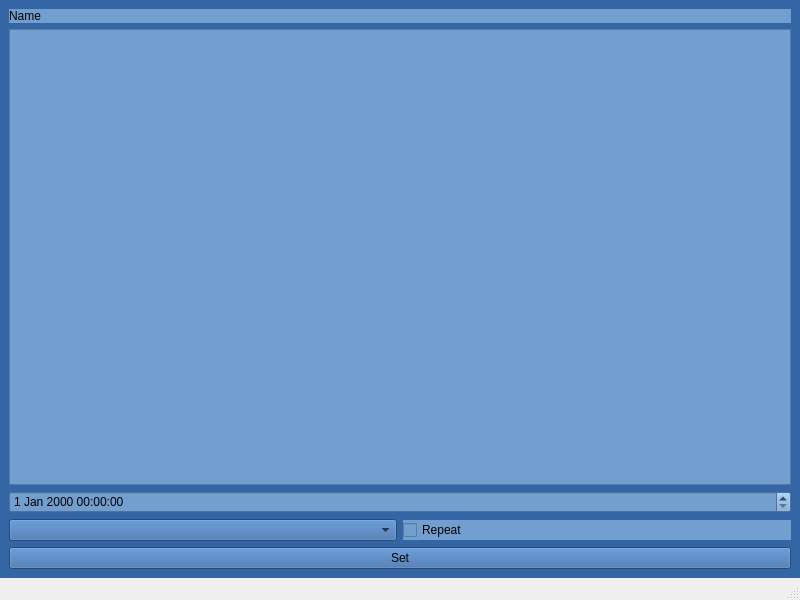
<?xml version="1.0" encoding="UTF-8"?>
<ui version="4.0">
 <class>MainWindow</class>
 <widget class="QMainWindow" name="MainWindow">
  <property name="geometry">
   <rect>
    <x>0</x>
    <y>0</y>
    <width>800</width>
    <height>600</height>
   </rect>
  </property>
  <property name="windowTitle">
   <string>MainWindow</string>
  </property>
  <widget class="QWidget" name="centralwidget">
   <property name="styleSheet">
    <string notr="true">background-color: rgb(52, 101, 164);</string>
   </property>
   <layout class="QVBoxLayout" name="verticalLayout_2">
    <item>
     <layout class="QVBoxLayout" name="verticalLayout">
      <item>
       <widget class="QLabel" name="label">
        <property name="styleSheet">
         <string notr="true">background-color: rgb(114, 159, 207);</string>
        </property>
        <property name="text">
         <string>Name</string>
        </property>
       </widget>
      </item>
      <item>
       <widget class="QTextEdit" name="textEdit">
        <property name="styleSheet">
         <string notr="true">background-color: rgb(114, 159, 207);</string>
        </property>
       </widget>
      </item>
      <item>
       <widget class="QDateTimeEdit" name="dateTimeEdit">
        <property name="styleSheet">
         <string notr="true">background-color: rgb(114, 159, 207);</string>
        </property>
       </widget>
      </item>
      <item>
       <layout class="QHBoxLayout" name="horizontalLayout">
        <item>
         <widget class="QComboBox" name="comboBox"/>
        </item>
        <item>
         <widget class="QCheckBox" name="checkBox">
          <property name="styleSheet">
           <string notr="true">background-color: rgb(114, 159, 207);</string>
          </property>
          <property name="text">
           <string>Repeat</string>
          </property>
         </widget>
        </item>
       </layout>
      </item>
      <item>
       <widget class="QPushButton" name="pushButton">
        <property name="text">
         <string>Set</string>
        </property>
       </widget>
      </item>
     </layout>
    </item>
   </layout>
  </widget>
  <widget class="QMenuBar" name="menubar">
   <property name="geometry">
    <rect>
     <x>0</x>
     <y>0</y>
     <width>800</width>
     <height>21</height>
    </rect>
   </property>
  </widget>
  <widget class="QStatusBar" name="statusbar"/>
 </widget>
 <resources/>
 <connections/>
</ui>
